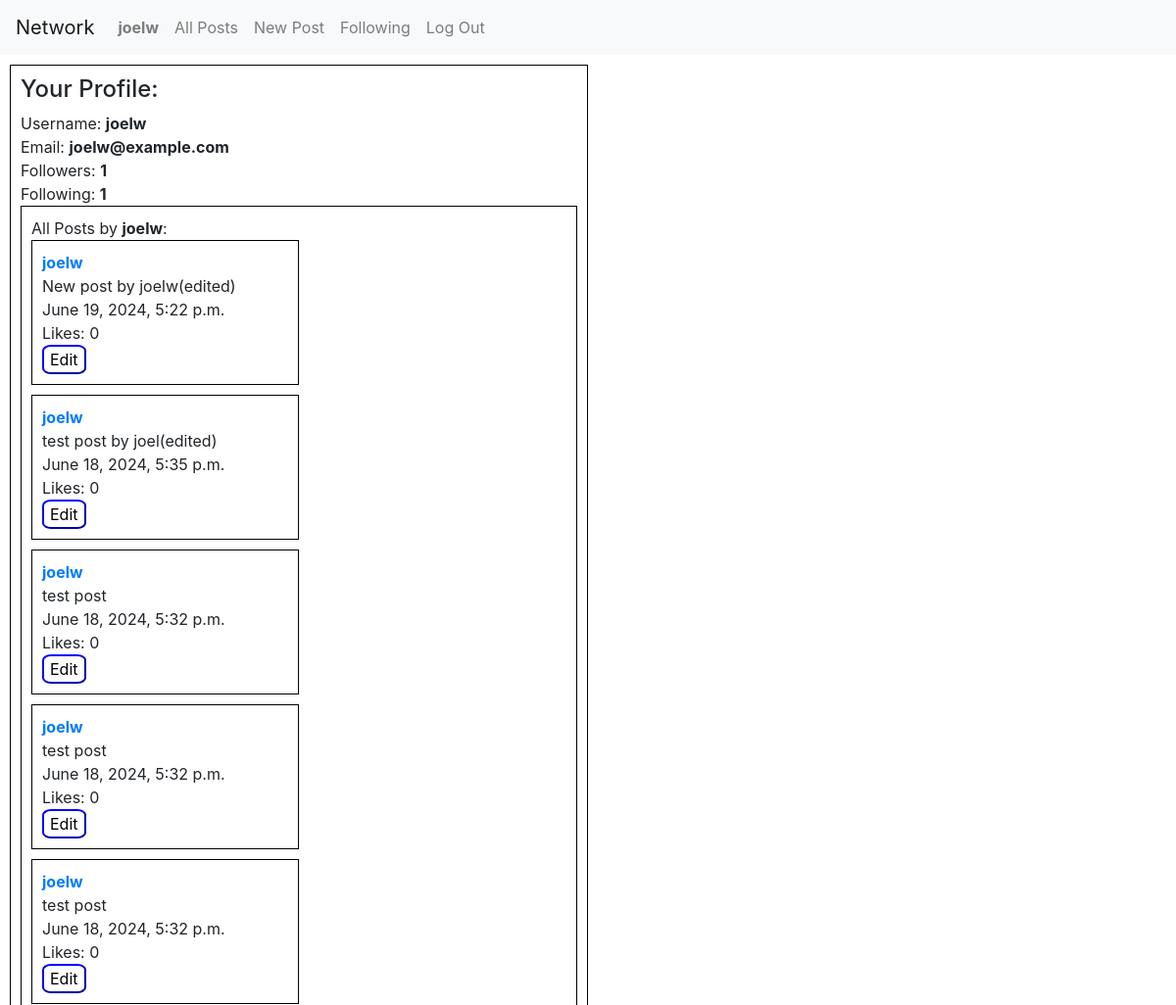
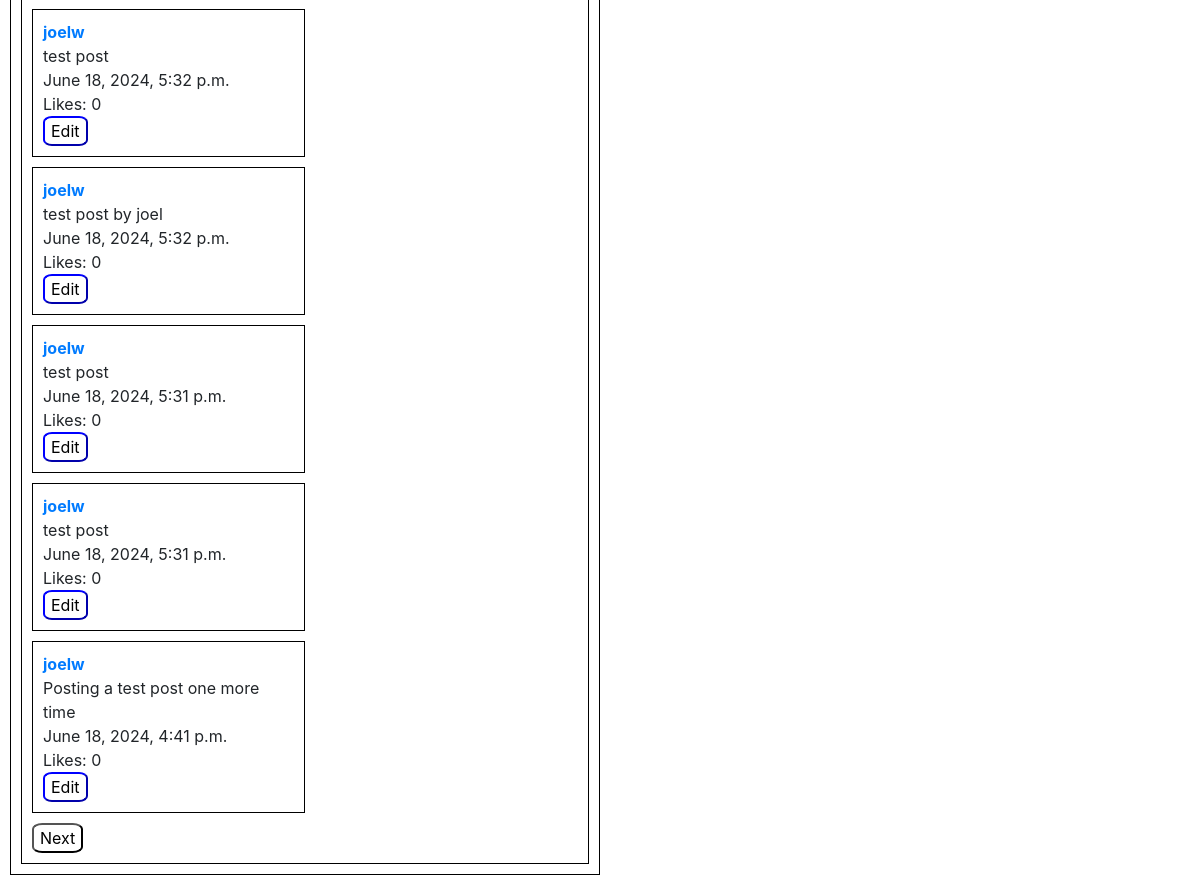
/profile/joelw (signed in), run on the app's committed database (2 pictures, top to bottom).
### network/models.py (models this page shows, shortened)
class User(AbstractUser):
    followers=models.IntegerField(default=0)
    following=models.IntegerField(default=0)

class Post(models.Model):
    poster=models.ForeignKey(User, on_delete=models.CASCADE, related_name='posts')
    content=models.CharField(max_length=1024)
    timestamp = models.DateTimeField(auto_now_add=True)
    likes=models.IntegerField(default=0)

### network/views.py (the view)
# urls.py: path('profile/<str:name>', views.profile, name='profile'),
def profile(request, name):
    if not request.user.is_authenticated:
        return render(request, "network/login.html", {
                "message": "Please Login to view other's profile."
            })
    list=usernamesList()
    user=None
    followed=False
    thisUserFollows=[]
    usersWhoFollowThisUser=[]
    for x in Follow.objects.filter(follower=request.user):
        thisUserFollows.append(x.following)
    for x in Follow.objects.filter(following=request.user):
            usersWhoFollowThisUser.append(x.following)
    if name in list:
        user=User.objects.get(username=name)
        followed=user in thisUserFollows
    allPosts=Post.objects.filter(poster=user).order_by('pk').reverse()
    userFound=True if user else False
    userOnOwnProfile = request.user.username==name
    thisUserFollowsCount=len(thisUserFollows)
    usersWhoFollowThisUserCount=len(usersWhoFollowThisUser)
    usersLikedPost=[x.likedPost for x in Like.objects.filter(likerUser=request.user)]
    paginatorObject=Paginator(allPosts, 10)
    requestKaPage=request.GET.get('page')
    return render(request, 'network/profile.html',{
        'user':user,
        'userFound':userFound,
        'allPosts':paginatorObject.get_page(requestKaPage),
        'followed':followed,
        'userOnOwnProfile':userOnOwnProfile,
        'thisUserFollowsCount':thisUserFollowsCount,
        'usersWhoFollowThisUserCount':usersWhoFollowThisUserCount,
        'usersLikedPost':usersLikedPost
    })

### network/views.py (called while the page is built)
def usernamesList():
    list=[]
    for x in User.objects.all():
        list.append(x.username)
    return list

### network/templates/network/profile.html (shortened to what this page needs)
{% extends "network/layout.html" %} {% block body %}
<div id="profile">
  {% if userFound %}
    {% if userOnOwnProfile %}
      <h4>Your Profile:</h4>
      Username: <strong>{{user.username}}</strong>
      <br />
    {% else %}
      <h4>Profile:</h4>
      Username: <strong>{{user.username}}</strong>
      <br />
    {% endif %}
  Email: <strong>{{user.email}}</strong>
  <br />
  Followers: <strong>{{usersWhoFollowThisUserCount}}</strong>
  <br />
  Following: <strong>{{thisUserFollowsCount}}</strong>
  <div id="profilePosts" style="border: 1px solid black; padding: 10px;">
    All Posts by <strong>{{user.username}}</strong>:
    {% for post in allPosts %}
    <div class="postDiv">
      <a href="{% url 'profile' post.poster %}"><strong id="username">{{ post.poster }}</strong></a>
      <br />
      <div id="content{{post.id}}">{{ post.content }}</div>
      {{ post.timestamp }}
      <br />
      Likes: <text id="likes{{post.id}}">{{ post.likes }}</text>
      <br>
      {% if userOnOwnProfile %}
      <button class="editPost" value="{{post.id}}" >Edit</button>
      {% else %}
        {% if item not in usersLikedPost %}
            <button class="likePost" value="{{post.id}}">Like</button>
        {% else %}
            <button class="likePost" value="{{post.id}}">Unlike</button>
        {% endif %}
      {% endif %}
    </div>
    {% endfor %}
    <div>
      {% if allPosts.has_next %}
          <a href="?page={{allPosts.next_page_number}}" ><button>Next</button></a>
      {% endif %}
    </div>
  </div>
</div>
{% else %}
  <h4 style="color: red;">User not found.</h4>
{% endif %}
{% endblock %}

### network/templates/network/layout.html (shortened to what this page needs)
{% load static %}
<!DOCTYPE html>
<html lang="en">
    <head>
        <link rel="stylesheet" href="https://stackpath.bootstrapcdn.com/bootstrap/4.4.1/css/bootstrap.min.css">
        <link href="{% static 'network/styles.css' %}" rel="stylesheet">
    </head>
    <body>
        <nav class="navbar navbar-expand-lg navbar-light bg-light">
            <a class="navbar-brand" href="{% url 'index' %}">Network</a>
            <div>
              <ul class="navbar-nav mr-auto">
                {% if user.is_authenticated %}
                    <li class="nav-item">
                        <a class="nav-link" href="{% url 'profile' user.username %}"><strong>{{ user.username }}</strong></a>
                    </li>
                {% endif %}
                <li class="nav-item">
                  <a class="nav-link" href="{% url 'index' %}">All Posts</a>
                </li>
                {% if user.is_authenticated %}
                    <li class="nav-item">
                        <a class="nav-link" href="{% url 'newPost' %}">New Post</a>
                    </li>
                    <li class="nav-item">
                        <a class="nav-link" href="{% url 'following' %}">Following</a>
                    </li>
                    <li class="nav-item">
                        <a class="nav-link" href="{% url 'logout' %}">Log Out</a>
                    </li>
                {% endif %}
              </ul>
            </div>
          </nav>
        <div class="body">
            {% block body %}
            {% endblock %}
        </div>
    </body>
</html>

### network/static/network/styles.css (style rules this page uses)
.body { padding: 10px; }
.postDiv { border: 1px solid black; padding: 10px; width: 50%; margin-bottom: 10px; }
#profile { border: 1px solid black; padding: 10px; width: 50%; }
button { border-radius: 20%; background-color: white; }
.editPost { border-color: blue; }

### data on the page
User: username "joelw", email "joelw@example.com"
Post: poster "joelw", content "New post by joelw(edited)", timestamp "June 19, 2024, 5:22 p.m.", likes "0", {{ post.id }} 28 (drawn)
Post: poster "joelw", content "test post by joel(edited)", timestamp "June 18, 2024, 5:35 p.m.", likes "0", {{ post.id }} 23 (drawn)
Post: poster "joelw", content "test post", timestamp "June 18, 2024, 5:32 p.m.", likes "0", {{ post.id }} 22 (drawn)
Post: poster "joelw", content "test post", timestamp "June 18, 2024, 5:32 p.m.", likes "0", {{ post.id }} 21 (drawn)
Post: poster "joelw", content "test post", timestamp "June 18, 2024, 5:32 p.m.", likes "0", {{ post.id }} 20 (drawn)
Post: poster "joelw", content "test post", timestamp "June 18, 2024, 5:32 p.m.", likes "0", {{ post.id }} 19 (drawn)
Post: poster "joelw", content "test post by joel", timestamp "June 18, 2024, 5:32 p.m.", likes "0", {{ post.id }} 18 (drawn)
Post: poster "joelw", content "test post", timestamp "June 18, 2024, 5:31 p.m.", likes "0", {{ post.id }} 17 (drawn)
Post: poster "joelw", content "test post", timestamp "June 18, 2024, 5:31 p.m.", likes "0", {{ post.id }} 16 (drawn)
Post: poster "joelw", content "Posting a test post one more time", timestamp "June 18, 2024, 4:41 p.m.", likes "0", {{ post.id }} 15 (drawn)

### other printed values
{{ usersWhoFollowThisUserCount }} "1"
{{ thisUserFollowsCount }} "1"
